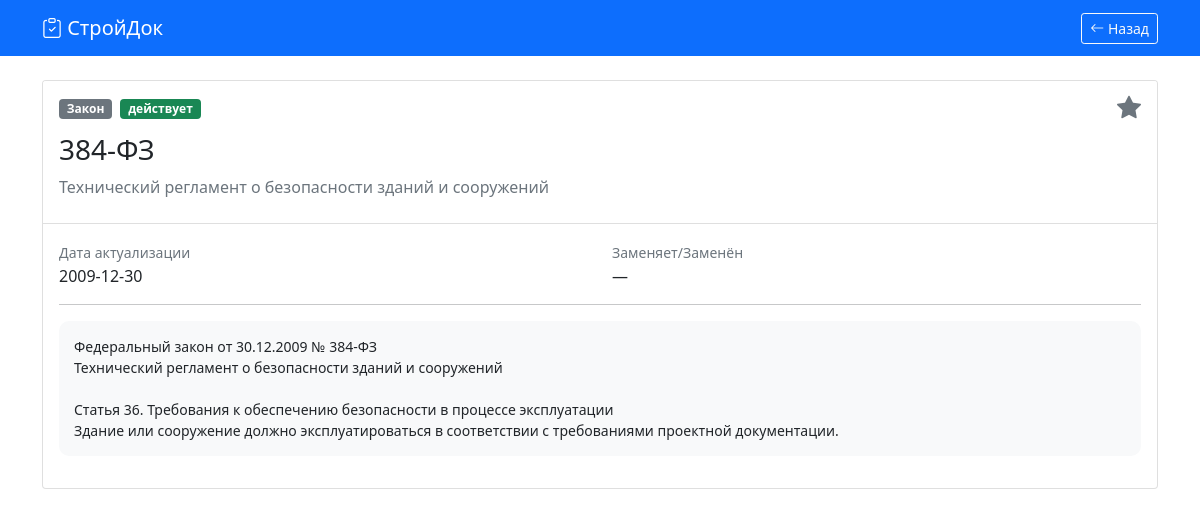
The app's page /normative/3 with its own data.
### tables this page shows
CREATE TABLE normatives
                 (id INTEGER PRIMARY KEY AUTOINCREMENT, 
                  doc_type TEXT, number TEXT, title TEXT, full_title TEXT,
                  status TEXT, actual_date TEXT, tags TEXT, content TEXT, 
                  replaced_by TEXT, is_favorite INTEGER);

### app.py (the view)
@app.route('/normative/<int:doc_id>')
def normative_view(doc_id):
    return render_template('normative_view.html', doc=get_normative_by_id(doc_id))

### database.py (called while the page is built)
def get_normative_by_id(doc_id):
    conn = sqlite3.connect(DB_PATH)
    conn.row_factory = sqlite3.Row
    cursor = conn.cursor()
    cursor.execute("SELECT * FROM normatives WHERE id = ?", (doc_id,))
    row = cursor.fetchone()
    conn.close()
    if row:
        row_dict = dict(row)
        row_dict['doc_type'] = NormDocType(row_dict['doc_type'])
        return NormativeDocument(**row_dict)
    return None

### templates/normative_view.html (shortened to what this page needs)
<!DOCTYPE html>
<html lang="ru">
<head>
    <link href="https://cdn.jsdelivr.net/npm/bootstrap@5.1.3/dist/css/bootstrap.min.css" rel="stylesheet">
    <link rel="stylesheet" href="https://cdn.jsdelivr.net/npm/bootstrap-icons@1.8.1/font/bootstrap-icons.css">
</head>
<body>
    <nav class="navbar navbar-dark bg-primary">
        <div class="container">
            <a class="navbar-brand" href="/">
                <i class="bi bi-clipboard-check"></i> СтройДок
            </a>
            <a href="/normatives" class="btn btn-outline-light btn-sm">
                <i class="bi bi-arrow-left"></i> Назад
            </a>
        </div>
    </nav>
    <div class="container mt-4">
        <div class="card">
            <div class="card-header bg-white">
                <div class="d-flex justify-content-between align-items-center">
                    <div>
                        <span class="badge bg-secondary">{{ doc.doc_type.value }}</span>
                        <span class="badge bg-success ms-1">{{ doc.status }}</span>
                    </div>
                    <a href="/normative/favorite/{{ doc.id }}/{{ 0 if doc.is_favorite else 1 }}" class="text-warning">
                        <i class="bi bi-star{% if not doc.is_favorite %}-fill text-muted{% endif %} fs-4"></i>
                    </a>
                </div>
                <h3 class="mt-2">{{ doc.number }}</h3>
                <p class="text-muted">{{ doc.full_title }}</p>
            </div>
            <div class="card-body">
                <div class="row mb-3">
                    <div class="col-md-6">
                        <small class="text-muted">Дата актуализации</small>
                        <div>{{ doc.actual_date }}</div>
                    </div>
                    <div class="col-md-6">
                        <small class="text-muted">Заменяет/Заменён</small>
                        <div>{{ doc.replaced_by or "—" }}</div>
                    </div>
                </div>
                <hr>
                <div class="mt-3">
                    <pre>{{ doc.content }}</pre>
                </div>
            </div>
        </div>
    </div>
</body>
</html>

### templates/normative_view.html (style rules this page uses)
pre { white-space: pre-wrap; font-family: inherit; background: #f8f9fa; padding: 15px; border-radius: 10px; }

### records on screen
normatives: doc_type.value "Закон", status "действует", number "384-ФЗ", full_title "Технический регламент о безопасности зданий и сооружений", actual_date "2009-12-30", content "Федеральный закон от 30.12.2009 № 384-ФЗ Технический регламент о безопасности зданий и сооружений Статья 36. Требования к обеспечению безопасности в процессе эксплуатации Здание или сооружение должно эксплуатироваться в соответствии с требованиями проектной документации."

### other values on screen
{{ doc.replaced_by or "—" }} "—"
